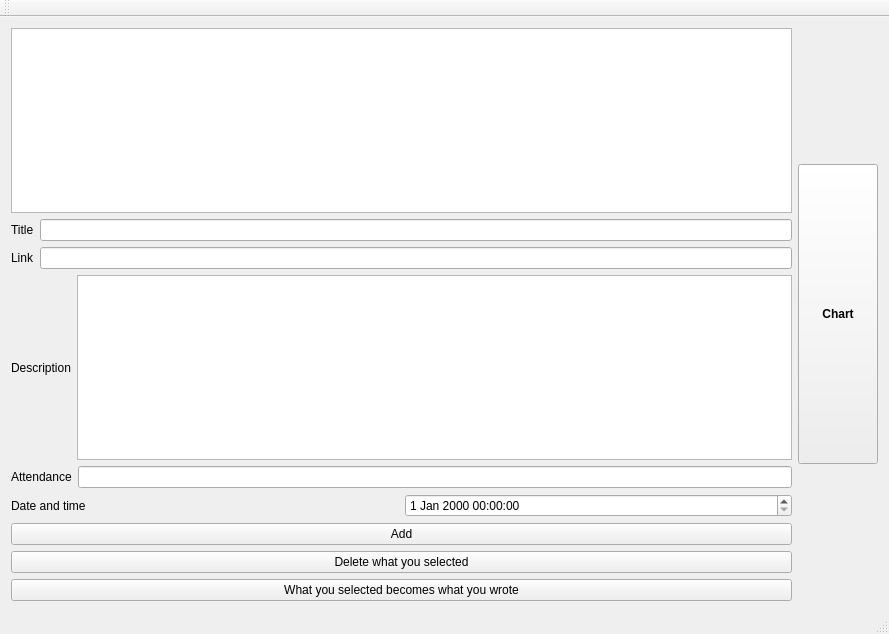
<?xml version="1.0" encoding="UTF-8"?>
<ui version="4.0">
 <class>AdminWindowClass</class>
 <widget class="QMainWindow" name="AdminWindowClass">
  <property name="geometry">
   <rect>
    <x>0</x>
    <y>0</y>
    <width>889</width>
    <height>634</height>
   </rect>
  </property>
  <property name="windowTitle">
   <string>reretry</string>
  </property>
  <widget class="QWidget" name="centralWidget">
   <layout class="QHBoxLayout" name="horizontalLayout_6">
    <item>
     <layout class="QVBoxLayout" name="verticalLayout_2">
      <item>
       <widget class="QListWidget" name="allEventsListWidget"/>
      </item>
      <item>
       <layout class="QVBoxLayout" name="verticalLayout">
        <item>
         <layout class="QHBoxLayout" name="horizontalLayout">
          <item>
           <widget class="QLabel" name="titleLabel">
            <property name="text">
             <string>Title</string>
            </property>
           </widget>
          </item>
          <item>
           <widget class="QLineEdit" name="titleInput"/>
          </item>
         </layout>
        </item>
        <item>
         <layout class="QHBoxLayout" name="horizontalLayout_5">
          <item>
           <widget class="QLabel" name="linkLabel">
            <property name="text">
             <string>Link</string>
            </property>
           </widget>
          </item>
          <item>
           <widget class="QLineEdit" name="linkInput"/>
          </item>
         </layout>
        </item>
        <item>
         <layout class="QHBoxLayout" name="horizontalLayout_2">
          <item>
           <widget class="QLabel" name="descriptionLabel">
            <property name="text">
             <string>Description</string>
            </property>
           </widget>
          </item>
          <item>
           <widget class="QTextEdit" name="descriptionInput"/>
          </item>
         </layout>
        </item>
        <item>
         <layout class="QHBoxLayout" name="horizontalLayout_3">
          <item>
           <widget class="QLabel" name="attendanceLabel">
            <property name="text">
             <string>Attendance</string>
            </property>
           </widget>
          </item>
          <item>
           <widget class="QLineEdit" name="attendanceInput"/>
          </item>
         </layout>
        </item>
        <item>
         <layout class="QHBoxLayout" name="horizontalLayout_4">
          <item>
           <widget class="QLabel" name="dateHourLabel">
            <property name="text">
             <string>Date and time</string>
            </property>
           </widget>
          </item>
          <item>
           <widget class="QDateTimeEdit" name="dateHourInput"/>
          </item>
         </layout>
        </item>
       </layout>
      </item>
      <item>
       <widget class="QPushButton" name="addButton">
        <property name="text">
         <string>Add</string>
        </property>
       </widget>
      </item>
      <item>
       <widget class="QPushButton" name="deleteButton">
        <property name="text">
         <string>Delete what you selected</string>
        </property>
       </widget>
      </item>
      <item>
       <widget class="QPushButton" name="updateButton">
        <property name="text">
         <string>What you selected becomes what you wrote</string>
        </property>
       </widget>
      </item>
     </layout>
    </item>
    <item>
     <widget class="QPushButton" name="openChart">
      <property name="minimumSize">
       <size>
        <width>0</width>
        <height>300</height>
       </size>
      </property>
      <property name="font">
       <font>
        <bold>true</bold>
       </font>
      </property>
      <property name="cursor">
       <cursorShape>OpenHandCursor</cursorShape>
      </property>
      <property name="autoFillBackground">
       <bool>false</bool>
      </property>
      <property name="text">
       <string>Chart</string>
      </property>
     </widget>
    </item>
   </layout>
  </widget>
  <widget class="QMenuBar" name="menuBar">
   <property name="geometry">
    <rect>
     <x>0</x>
     <y>0</y>
     <width>889</width>
     <height>22</height>
    </rect>
   </property>
  </widget>
  <widget class="QToolBar" name="mainToolBar">
   <attribute name="toolBarArea">
    <enum>TopToolBarArea</enum>
   </attribute>
   <attribute name="toolBarBreak">
    <bool>false</bool>
   </attribute>
  </widget>
  <widget class="QStatusBar" name="statusBar"/>
 </widget>
 <layoutdefault spacing="6" margin="11"/>
 <resources>
  <include location="reretry.qrc"/>
 </resources>
 <connections>
  <connection>
   <sender>deleteButton</sender>
   <signal>clicked()</signal>
   <receiver>AdminWindowClass</receiver>
   <slot>deleteSong()</slot>
   <hints>
    <hint type="sourcelabel">
     <x>217</x>
     <y>552</y>
    </hint>
    <hint type="destinationlabel">
     <x>418</x>
     <y>564</y>
    </hint>
   </hints>
  </connection>
 </connections>
 <slots>
  <slot>deleteSong()</slot>
 </slots>
</ui>
